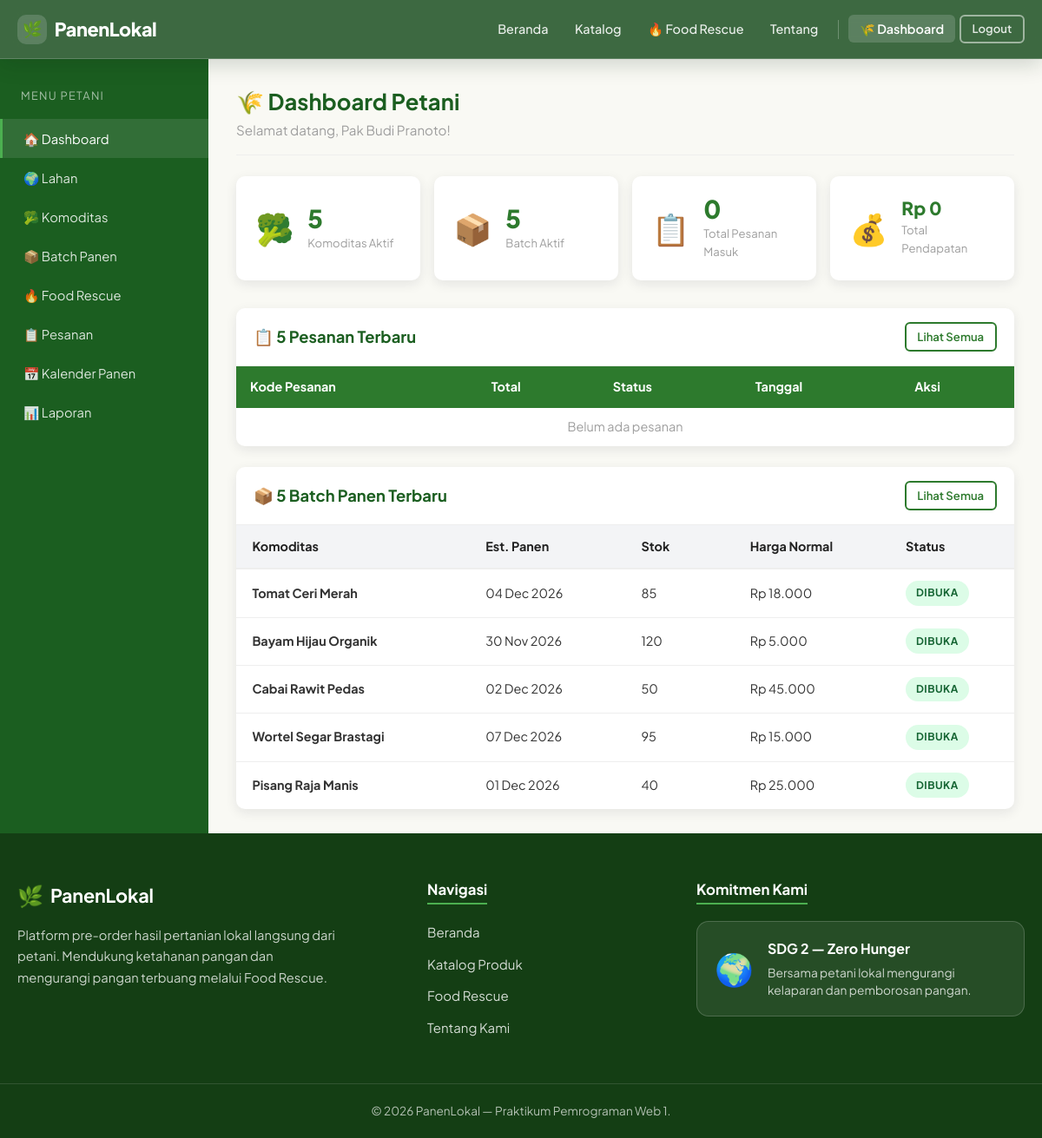
The app's page /PanenLokal/petani/index.php (signed in) with its own data.
### tables this page shows
CREATE TABLE IF NOT EXISTS harvest_batches (
    id BIGINT UNSIGNED AUTO_INCREMENT PRIMARY KEY,
    commodity_id BIGINT UNSIGNED NOT NULL,
    land_id BIGINT UNSIGNED NULL,
    tanggal_estimasi_panen DATE NOT NULL,
    estimasi_jumlah DECIMAL(10,2) NOT NULL,
    stok_tersedia DECIMAL(10,2) NOT NULL,
    harga_normal DECIMAL(12,2) NOT NULL,
    rescue_aktif TINYINT(1) NOT NULL DEFAULT 0,
    harga_rescue DECIMAL(12,2) NULL,
    batas_rescue DATETIME NULL,
    status_batch ENUM('dibuka','siap_panen','habis','ditutup','dibatalkan') NOT NULL DEFAULT 'dibuka',
    created_at TIMESTAMP NOT NULL DEFAULT CURRENT_TIMESTAMP,
    updated_at TIMESTAMP NOT NULL DEFAULT CURRENT_TIMESTAMP ON UPDATE CURRENT_TIMESTAMP,
    INDEX idx_batches_commodity (commodity_id),
    INDEX idx_batches_land (land_id),
    INDEX idx_batches_status_date (status_batch, tanggal_estimasi_panen),
    INDEX idx_batches_rescue (rescue_aktif, batas_rescue),
    CONSTRAINT fk_batches_commodity FOREIGN KEY (commodity_id) REFERENCES commodities(id) ON UPDATE CASCADE ON DELETE RESTRICT,
    CONSTRAINT fk_batches_land FOREIGN KEY (land_id) REFERENCES lands(id) ON UPDATE CASCADE ON DELETE SET NULL
);

CREATE TABLE IF NOT EXISTS commodities (
    id BIGINT UNSIGNED AUTO_INCREMENT PRIMARY KEY,
    farmer_id BIGINT UNSIGNED NOT NULL,
    nama VARCHAR(120) NOT NULL,
    kategori VARCHAR(60) NOT NULL,
    deskripsi TEXT NULL,
    satuan VARCHAR(20) NOT NULL DEFAULT 'kg',
    gambar VARCHAR(255) NULL,
    status_komoditas ENUM('aktif','nonaktif') NOT NULL DEFAULT 'aktif',
    created_at TIMESTAMP NOT NULL DEFAULT CURRENT_TIMESTAMP,
    updated_at TIMESTAMP NOT NULL DEFAULT CURRENT_TIMESTAMP ON UPDATE CURRENT_TIMESTAMP,
    INDEX idx_commodities_farmer (farmer_id),
    INDEX idx_commodities_status (status_komoditas),
    CONSTRAINT fk_commodities_farmer FOREIGN KEY (farmer_id) REFERENCES farmer_profiles(id) ON UPDATE CASCADE ON DELETE RESTRICT
);

### PanenLokal/includes/functions.php (called while the page is built, shortened)
<?php
function format_rupiah($angka) {
    return 'Rp ' . number_format((float)$angka, 0, ',', '.');
}
function sanitize($str) {
    return htmlspecialchars((string)$str, ENT_QUOTES, 'UTF-8');
}
function format_tanggal($tanggal, $format = 'd M Y') {
    return date($format, strtotime($tanggal));
}
function get_farmer_profile($conn, $user_id) {
    $stmt = $conn->prepare("SELECT id, nama_usaha, status_verifikasi FROM farmer_profiles WHERE user_id = ?");
    $stmt->bind_param("i", $user_id);
    $stmt->execute();
    $fp = $stmt->get_result()->fetch_assoc();
    return $fp ?: ['id' => 0, 'nama_usaha' => '', 'status_verifikasi' => 'menunggu'];
}
?>

### PanenLokal/petani/index.php (the view, shortened to what this page needs)
<?php
require_once __DIR__ . '/../config/koneksi.php';
require_once __DIR__ . '/../includes/functions.php';
$fp = get_farmer_profile($conn, $_SESSION['user_id']);
$farmer_id = $fp['id'];
$stmt = $conn->prepare("SELECT COUNT(*) as total FROM commodities WHERE farmer_id = ? AND status_komoditas = 'aktif'");
$stmt->bind_param("i", $farmer_id);
$stmt->execute();
$total_komoditas = $stmt->get_result()->fetch_assoc()['total'] ?? 0;
$stmt = $conn->prepare("SELECT COUNT(*) as total FROM harvest_batches hb JOIN commodities c ON hb.commodity_id = c.id WHERE c.farmer_id = ? AND hb.status_batch = 'dibuka'");
$stmt->bind_param("i", $farmer_id);
$stmt->execute();
$total_batch = $stmt->get_result()->fetch_assoc()['total'] ?? 0;
$stmt = $conn->prepare("
    SELECT COUNT(DISTINCT o.id) as total
    FROM orders o
    JOIN order_items oi ON oi.order_id = o.id
    JOIN harvest_batches hb ON oi.batch_id = hb.id
    JOIN commodities c ON hb.commodity_id = c.id
    WHERE c.farmer_id = ? AND o.status != 'dibatalkan'
");
$stmt->bind_param("i", $farmer_id);
$stmt->execute();
$total_pesanan = $stmt->get_result()->fetch_assoc()['total'] ?? 0;
$stmt = $conn->prepare("
    SELECT COALESCE(SUM(oi.quantity * oi.harga_satuan), 0) as total
    FROM orders o
    JOIN order_items oi ON oi.order_id = o.id
    JOIN harvest_batches hb ON oi.batch_id = hb.id
    JOIN commodities c ON hb.commodity_id = c.id
    WHERE c.farmer_id = ? AND o.status = 'selesai'
");
$stmt->bind_param("i", $farmer_id);
$stmt->execute();
$total_pendapatan = $stmt->get_result()->fetch_assoc()['total'] ?? 0;
$stmt = $conn->prepare("
    SELECT o.kode_pesanan, o.total_amount, o.status, o.tanggal_pesanan, o.id
    FROM orders o
    JOIN order_items oi ON oi.order_id = o.id
    JOIN harvest_batches hb ON oi.batch_id = hb.id
    JOIN commodities c ON hb.commodity_id = c.id
    WHERE c.farmer_id = ?
    GROUP BY o.id, o.kode_pesanan, o.total_amount, o.status, o.tanggal_pesanan
    ORDER BY o.tanggal_pesanan DESC
    LIMIT 5
");
$stmt->bind_param("i", $farmer_id);
$stmt->execute();
$pesanan_terbaru = $stmt->get_result()->fetch_all(MYSQLI_ASSOC);
$stmt = $conn->prepare("
    SELECT hb.id, c.nama AS komoditas, hb.tanggal_estimasi_panen, hb.stok_tersedia, hb.harga_normal, hb.status_batch
    FROM harvest_batches hb
    JOIN commodities c ON hb.commodity_id = c.id
    WHERE c.farmer_id = ?
    ORDER BY hb.created_at DESC
    LIMIT 5
");
$stmt->bind_param("i", $farmer_id);
$stmt->execute();
$batch_terbaru = $stmt->get_result()->fetch_all(MYSQLI_ASSOC);
require_once __DIR__ . '/../includes/header.php';
require_once __DIR__ . '/../includes/navbar.php';
?>
<div class="dashboard-layout">
  <aside class="sidebar">
    <div class="sidebar-title">Menu Petani</div>
    <ul class="sidebar-menu">
      <li><a href="<?= BASE_URL ?>/petani/index.php" class="active">🏠 Dashboard</a></li>
      <li><a href="<?= BASE_URL ?>/petani/lahan.php">🌍 Lahan</a></li>
      <li><a href="<?= BASE_URL ?>/petani/komoditas.php">🥦 Komoditas</a></li>
      <li><a href="<?= BASE_URL ?>/petani/batch_panen.php">📦 Batch Panen</a></li>
      <li><a href="<?= BASE_URL ?>/petani/kelola_rescue.php">🔥 Food Rescue</a></li>
      <li><a href="<?= BASE_URL ?>/petani/pesanan.php">📋 Pesanan</a></li>
      <li><a href="<?= BASE_URL ?>/petani/kalender_panen.php">📅 Kalender Panen</a></li>
      <li><a href="<?= BASE_URL ?>/petani/laporan.php">📊 Laporan</a></li>
    </ul>
  </aside>
  <main class="dashboard-main">
    <div class="dashboard-header">
      <h1 class="page-title">🌾 Dashboard Petani</h1>
      <p class="page-subtitle">Selamat datang, <?= sanitize($_SESSION['nama'] ?? 'Petani') ?>!</p>
    </div>
    <div class="stats-grid stat-cards">
      <div class="stat-card">
        <div class="stat-icon">🥦</div>
        <div class="stat-info">
          <div class="stat-value"><?= sanitize($total_komoditas) ?></div>
          <div class="stat-label">Komoditas Aktif</div>
        </div>
      </div>
      <div class="stat-card">
        <div class="stat-icon">📦</div>
        <div class="stat-info">
          <div class="stat-value"><?= sanitize($total_batch) ?></div>
          <div class="stat-label">Batch Aktif</div>
        </div>
      </div>
      <div class="stat-card">
        <div class="stat-icon">📋</div>
        <div class="stat-info">
          <div class="stat-value"><?= sanitize($total_pesanan) ?></div>
          <div class="stat-label">Total Pesanan Masuk</div>
        </div>
      </div>
      <div class="stat-card">
        <div class="stat-icon">💰</div>
        <div class="stat-info">
          <div class="stat-value" style="font-size:1.3rem;"><?= format_rupiah($total_pendapatan) ?></div>
          <div class="stat-label">Total Pendapatan</div>
        </div>
      </div>
    </div>
    <div class="dashboard-tables">
      <section class="table-card table-section">
        <div class="section-header">
          <h2>📋 5 Pesanan Terbaru</h2>
          <a href="<?= BASE_URL ?>/petani/pesanan.php" class="btn btn-sm btn-outline-primary">Lihat Semua</a>
        </div>
        <div class="table-responsive">
          <table class="data-table">
            <thead>
              <tr>
                <th>Kode Pesanan</th>
                <th>Total</th>
                <th>Status</th>
                <th>Tanggal</th>
                <th>Aksi</th>
              </tr>
            </thead>
            <tbody>
              <?php if (empty($pesanan_terbaru)): ?>
              <tr><td colspan="5" class="text-center text-muted">Belum ada pesanan</td></tr>
              <?php endif; ?>
            </tbody>
          </table>
        </div>
      </section>
      <section class="table-card table-section">
        <div class="section-header">
          <h2>📦 5 Batch Panen Terbaru</h2>
          <a href="<?= BASE_URL ?>/petani/batch_panen.php" class="btn btn-sm btn-outline-primary">Lihat Semua</a>
        </div>
        <div class="table-responsive">
          <table class="data-table batch-summary-table">
            <thead>
              <tr>
                <th>Komoditas</th>
                <th>Est. Panen</th>
                <th>Stok</th>
                <th>Harga Normal</th>
                <th>Status</th>
              </tr>
            </thead>
            <tbody>
              <?php if (empty($batch_terbaru)): ?>
              <tr><td colspan="5" class="text-center text-muted">Belum ada batch panen</td></tr>
              <?php else: ?>
              <?php
              $batch_badge_map = [
                  'dibuka'     => 'badge-batch-dibuka',
                  'siap_panen' => 'badge-info',
                  'habis'      => 'badge-warning',
                  'ditutup'    => 'badge-secondary',
                  'dibatalkan' => 'badge-danger',
              ];
              foreach ($batch_terbaru as $b):
                  $b_cls = $batch_badge_map[$b['status_batch']] ?? 'badge-secondary';
              ?>
              <tr>
                <td><strong><?= sanitize($b['komoditas']) ?></strong></td>
                <td><?= format_tanggal($b['tanggal_estimasi_panen']) ?></td>
                <td><?= (float)$b['stok_tersedia'] ?></td>
                <td><?= format_rupiah($b['harga_normal']) ?></td>
                <td><span class="badge <?= $b_cls ?>"><?= sanitize(ucfirst(str_replace('_', ' ', $b['status_batch']))) ?></span></td>
              </tr>
              <?php endforeach; ?>
              <?php endif; ?>
            </tbody>
          </table>
        </div>
      </section>
    </div>
  </main>
</div>
<?php require_once __DIR__ . '/../includes/footer.php'; ?>

### records on screen
harvest_batches: commodity.nama "Tomat Ceri Merah", tanggal_estimasi_panen "04 Dec 2026", stok_tersedia "85", harga_normal "Rp 18.000", status_batch "DIBUKA"
harvest_batches: commodity.nama "Bayam Hijau Organik", tanggal_estimasi_panen "30 Nov 2026", stok_tersedia "120", harga_normal "Rp 5.000", status_batch "DIBUKA"
harvest_batches: commodity.nama "Cabai Rawit Pedas", tanggal_estimasi_panen "02 Dec 2026", stok_tersedia "50", harga_normal "Rp 45.000", status_batch "DIBUKA"
harvest_batches: commodity.nama "Wortel Segar Brastagi", tanggal_estimasi_panen "07 Dec 2026", stok_tersedia "95", harga_normal "Rp 15.000", status_batch "DIBUKA"
harvest_batches: commodity.nama "Pisang Raja Manis", tanggal_estimasi_panen "01 Dec 2026", stok_tersedia "40", harga_normal "Rp 25.000", status_batch "DIBUKA"

### other values on screen
$_SESSION['nama'] "Pak Budi Pranoto"
$total_komoditas "5"
$total_batch "5"
$total_pesanan "0"
format_rupiah($total_pendapatan) "Rp 0"
